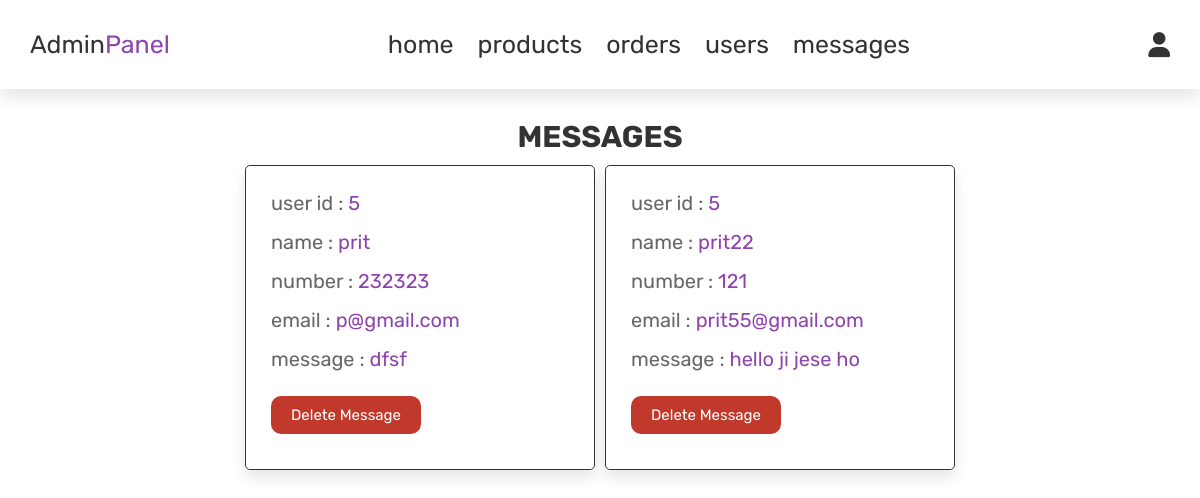
The page /admin_mes.php (signed in) on the database its author committed.
### admin_mes.php (the view, shortened to what this page needs)
<?php
include 'conn.php';
?>
<!DOCTYPE html>
<html lang="en">
<head>
   <link rel="stylesheet" href="https://cdnjs.cloudflare.com/ajax/libs/font-awesome/6.0.0/css/all.min.css">
   <link rel="stylesheet" href="css/admin.css">
</head>
<body>
    <header class="header">
   <div class="flex">
      <a href="admin_page.php" class="logo">Admin<span>Panel</span></a>
      <nav class="navbar">
         <a href="admin_page.php">home</a>
         <a href="admin_products.php">products</a>
         <a href="admin_order.php">orders</a>
         <a href="admin_user.php">users</a>
         <a href="admin_mes.php">messages</a>
      </nav>
      <div class="icons">
         <div id="user-btn" class="fas fa-user"></div>
      </div>
   </div>
</header>
<section class="messages">
   <h1 class="title"> messages </h1>
   <div class="box-container">
   <?php
      $select_message = mysqli_query($conn, "SELECT * FROM `contact-us`") or die('query failed');
      if(mysqli_num_rows($select_message) > 0){
         while($fetch_message = mysqli_fetch_assoc($select_message)){
   ?>
   <div class="box">
      <p> user id : <span><?php echo $fetch_message['user_id']; ?></span> </p>
      <p> name : <span><?php echo $fetch_message['name']; ?></span> </p>
      <p> number : <span><?php echo $fetch_message['number']; ?></span> </p>
      <p> email : <span><?php echo $fetch_message['email']; ?></span> </p>
      <p> message : <span><?php echo $fetch_message['message']; ?></span> </p>
      <a href="admin_mes.php?delete=<?php echo $fetch_message['id']; ?>" onclick="return confirm('delete this message?');" class="delete-btn">delete message</a>
   </div>
   <?php
      };
    }
   ?>
   </div>
</section>
</body>
</html>

### css/admin.css (style rules this page uses)
:root { --purple:#8e44ad; --red:#c0392b; --orange:#f39c12; --black:#333; --white:#fff; --light-color:#666; --light-white:#ccc; --light-bg:#f5f5f5; --border:.1rem solid var(--black); --box-shadow:0 .5rem 1rem rgba(0,0,0,.1); }
* { font-family: 'Rubik', sans-serif; margin:0; padding:0; box-sizing: border-box; outline: none; border:none; text-decoration: none; transition:all .2s linear; }
.header { position: relative; top:0; left:0; right:0; z-index: 1000; background-color: var(--white); box-shadow: var(--box-shadow); }
.header .flex { display: flex; align-items: center; padding:30px; justify-content: space-between; position: relative; max-width: 1200px; }
.header .flex .logo { font-size: 25px; color:var(--black); }
.header .flex .logo span { color:var(--purple); }
.header .flex .navbar a { margin:0 10px; font-size: 25px; color:var(--black); }
.header .flex .icons div { margin-left: 20px; font-size: 25px; cursor: pointer; color:var(--black); }
.btn, .option-btn, .delete-btn, .white-btn { display: inline-block; margin-top: 10px; margin-bottom: 10px; padding:10px 20px; cursor: pointer; color:var(--white); font-size: 15px; border-radius: 10px; text-transform: capitalize; }
.delete-btn { background-color: var(--red); }
.title { text-align: center; margin-top: 30px; margin-bottom: 10px; text-transform: uppercase; color:var(--black); font-size: 30px; }
.messages .box-container { display: grid; grid-template-columns: repeat(auto-fit, 350px); justify-content: center; gap:10px; max-width: 1200px; margin:0 auto; align-items: flex-start; }
.messages .box-container .box { background-color: var(--white); padding:25px; border:var(--border); box-shadow: var(--box-shadow); border-radius: 5px; }
.messages .box-container .box p { padding-bottom: 15px; font-size: 20px; color:var(--light-color); }
.messages .box-container .box p span { color:var(--purple); }

### rows shown on the page
contact-us: user "5", name "prit", number "232323", email "p@gmail.com", message "dfsf"
contact-us: user "5", name "prit22", number "121", email "prit55@gmail.com", message "hello ji jese ho"
